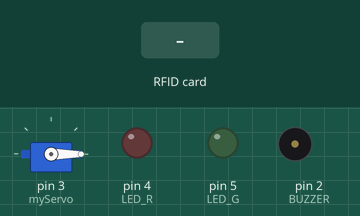
Simulated run of this sketch. Board: Arduino Uno, built with avr-gcc and run on an emulated ATmega328P. Parts: servo, output pins drawn as LEDs (lit = HIGH), buzzer (waves = sounding). The test bench sets the inputs (shaded band). Pins used as bus, display or sensor lines are not drawn.

Above: at 1.2 s.
1.3 s: RFID card 5A A1 A1 15 held to the reader
At 1.95 s:
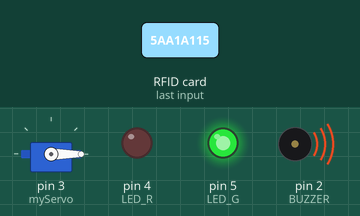
At 3.5 s:
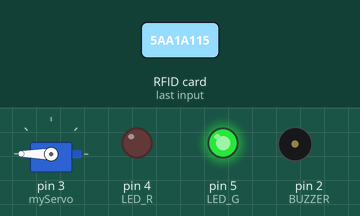
Timing chart, 0 to 8.6 s (numbered marks = the images above; inputs shaded):
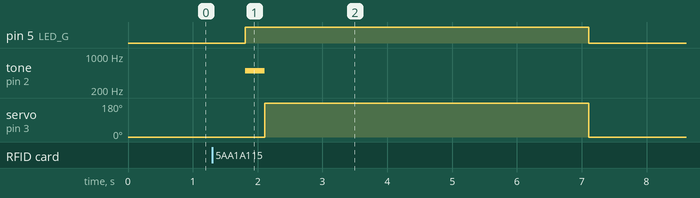

Measured:
- after the input at 1.3 s, pin 5 (LED_G): LOW → HIGH after 0.51 s, → LOW 5.3 s later; tone on pin 2 (BUZZER): silent → 500 Hz after 0.51 s, → silent 0.30 s later; servo on pin 3 (myServo): 0° → 180° after 0.81 s, → 0° 5.0 s later

The sketch:

arduino_file.ino
```cpp
#include <SPI.h>
#include <MFRC522.h>
#include <Servo.h>

#define SS_PIN 10
#define RST_PIN 9
#define LED_G 5 //define green LED pin
#define LED_R 4 //define red LED
#define BUZZER 2 //buzzer pin
MFRC522 mfrc522(SS_PIN, RST_PIN);   // Create MFRC522 instance.
Servo myServo; //define servo name

char userInput;

void setup()
{
  Serial.begin(9600);   // Initiate a serial communication
  SPI.begin();      // Initiate  SPI bus
  mfrc522.PCD_Init();   // Initiate MFRC522
  myServo.attach(3); //servo pin
  myServo.write(0); //servo start position
  pinMode(LED_G, OUTPUT);
  pinMode(LED_R, OUTPUT);
  pinMode(BUZZER, OUTPUT);
  noTone(BUZZER);

}
void loop()
{

    userInput = Serial.read(); // read user's input
    // Look for new cards
    if (userInput == 'o'){
      if (userInput == 'o'){
            delay(500);
            digitalWrite(LED_G, HIGH);
            tone(BUZZER, 500);
            delay(300);
            noTone(BUZZER);
            myServo.write(180);
            delay(5000);
            myServo.write(0);
            digitalWrite(LED_G, LOW);
      }
    }

      if ( ! mfrc522.PICC_IsNewCardPresent())
        {
          return;
        }
        // Select one of the cards
        if ( ! mfrc522.PICC_ReadCardSerial())
        {
          return;
        }
        //Show UID on serial monitor
        String content= "";
        for (byte i = 0; i < mfrc522.uid.size; i++)
        {
           content.concat(String(mfrc522.uid.uidByte[i] < 0x10 ? " 0" : " "));
           content.concat(String(mfrc522.uid.uidByte[i], HEX));
        }
        content.toUpperCase();
        if (content.substring(1) == "5A A1 A1 15") //change here the UID of the card/cards that you want to give access
        {
          delay(500);
          digitalWrite(LED_G, HIGH);
          tone(BUZZER, 500);
          delay(300);
          noTone(BUZZER);
          myServo.write(180);
          delay(5000);
          myServo.write(0);
          digitalWrite(LED_G, LOW);
        }
       else   {
          digitalWrite(LED_R, HIGH);
          tone(BUZZER, 300);
          delay(1000);
          digitalWrite(LED_R, LOW);
          noTone(BUZZER);
        }


}
```
